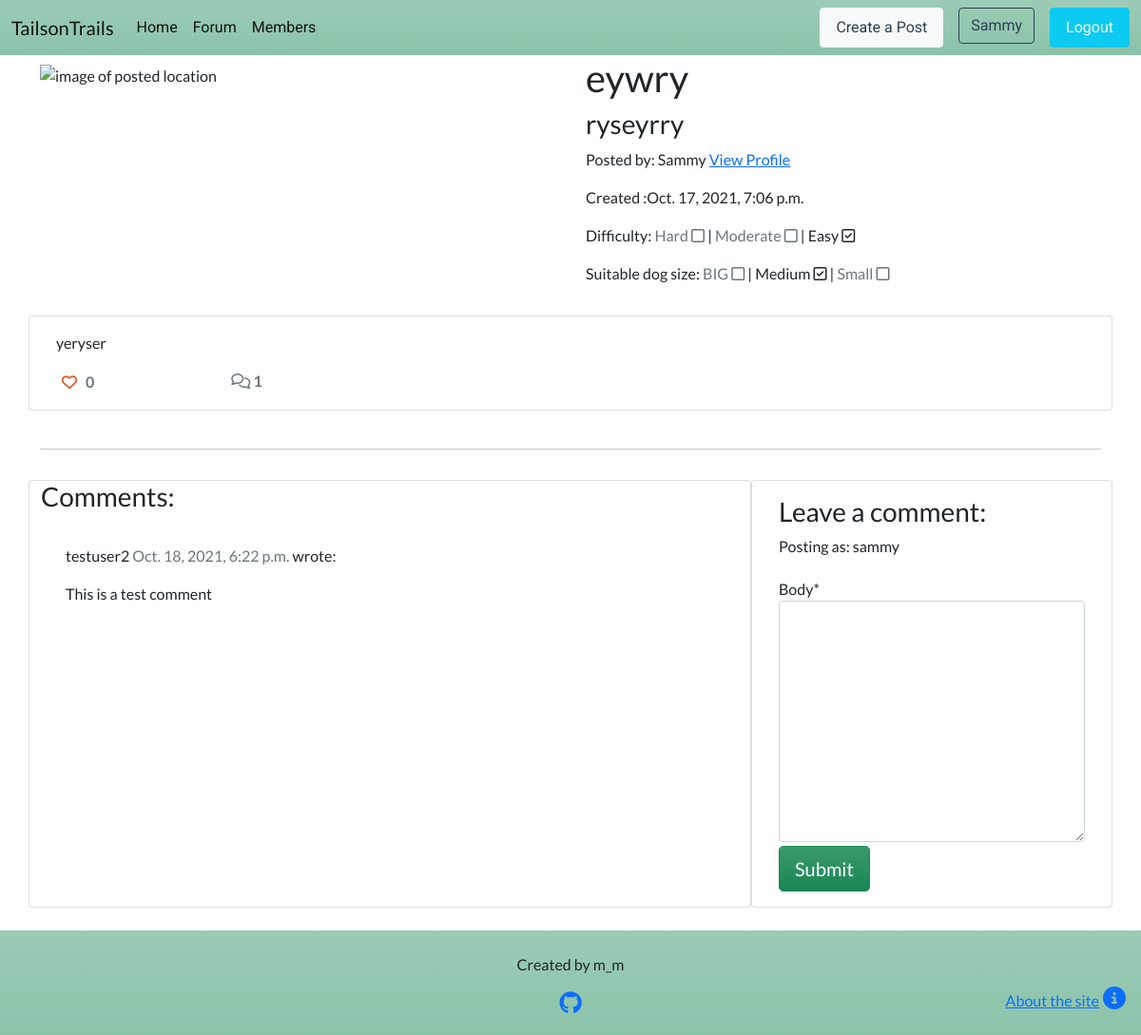
The page /eywry/ (signed in) on the database its author committed.
### forum/models.py (models this page shows, shortened)
class Post(models.Model):
    title = models.CharField(max_length=200, unique=True)
    location = models.CharField(max_length=50)
    slug = models.SlugField(max_length=200, unique=True)
    author = models.ForeignKey(
        User, on_delete=models.CASCADE, related_name="forum_posts"
    )
    featured_image = CloudinaryField('image', default='placeholder')
    excerpt = models.TextField(blank=True)
    updated_on = models.DateTimeField(auto_now=True)
    content = models.TextField()
    difficulty_hard = models.BooleanField(default=False)
    difficulty_moderate = models.BooleanField(default=False)
    difficulty_easy = models.BooleanField(default=False)
    breed_big = models.BooleanField(default=False)
    breed_mid = models.BooleanField(default=False)
    breed_sml = models.BooleanField(default=False)
    created_on = models.DateTimeField(auto_now_add=True)
    status = models.IntegerField(choices=STATUS, default=0)
    likes = models.ManyToManyField(
        User, related_name='blogpost_like', blank=True)
    class Meta:
        ordering = ["-created_on"]
    def number_of_likes(self):
        return self.likes.count()

class Comment(models.Model):
    post = models.ForeignKey(Post, on_delete=models.CASCADE,
                             related_name="comments")
    name = models.CharField(max_length=80)
    email = models.EmailField()
    body = models.TextField()
    created_on = models.DateTimeField(auto_now_add=True)
    approved = models.BooleanField(default=False)
    class Meta:
        ordering = ["created_on"]

### forum/views.py (the view, shortened to what this page needs)
# urls.py: path('<slug:slug>/', views.PostDetail.as_view(), name='post_detail'),
class PostDetail(View):
    @method_decorator(login_required, name='home')
    def get(self, request, slug, *args, **kwargs):
        queryset = Post.objects.filter(status=1)
        post = get_object_or_404(queryset, slug=slug)
        comments = post.comments.filter(approved=True).order_by("-created_on")
        liked = False
        if post.likes.filter(id=self.request.user.id).exists():
            liked = True
        return render(
            request,
            "post_detail.html",
            {
                "post": post,
                "comments": comments,
                "commented": False,
                "liked": liked,
                "comment_form": CommentForm()
            },
        )

### forum/forms.py
class CommentForm(forms.ModelForm):
    class Meta:
        model = Comment
        fields = ('body',)

### templates/post_detail.html (shortened to what this page needs)
{% extends 'base.html' %}
{% load static %}
{% block content %}
{% load crispy_forms_filters %}
<div class="masthead">
    <div class="container">
        <div class="row g-0">
            <div class="col-12 col-md-6 mt-2">
                {% if "placeholder" in post.featured_image.url %}
                <img src="{% static 'images/default_image.png' %}" alt="default image" width="100%">
                {% else %}
                <img src=" {{ post.featured_image.url }}" alt="image of posted location" width="100%">
                {% endif %}
            </div>
            <div class="col-md-6 ps-3">
                <h1 class="post-title">{{ post.title }}</h1>
                <h3 class="post-title">{{ post.location }}</h1>
                <p class="post-subtitle">Posted by: {{ post.author | title }}
                    <a href="{% url 'profile_detail' post.author.username %}">View Profile</a>
                </p>
                     <p>Created :{{ post.created_on }}</p>
                <p>Difficulty:
                    {% if  post.difficulty_hard %}
                    <span>
                        Hard
                        <i class="far fa-check-square"></i>
                    </span>
                    {% else %}
                    <span class="text-muted">
                        Hard
                        <i class="far fa-square"></i>
                    </span>
                    {% endif %}
                     |
                    {% if  post.difficulty_moderate %}
                    <span>
                        Moderate
                        <i class="far fa-check-square"></i>
                    </span>
                    {% else %}
                    <span class="text-muted">
                        Moderate
                        <i class="far fa-square"></i>
                    </span>
                    {% endif %}
                     |
                    {% if  post.difficulty_easy %}
                    <span>
                        Easy
                        <i class="far fa-check-square"></i>
                    </span>
                    {% else %}
                    <span class="text-muted">
                        Easy
                        <i class="far fa-square"></i>
                    </span>
                    {% endif %}
                </p>
                <p>Suitable dog size:
                    {% if  post.breed_big %}
                    <span>
                        BIG
                        <i class="far fa-check-square"></i>
                    </span>
                    {% else %}
                    <span class="text-muted">
                        BIG
                        <i class="far fa-square"></i>
                    </span>
                    {% endif %}
                     |
                    {% if  post.breed_mid %}
                    <span>
                        Medium
                        <i class="far fa-check-square"></i>
                    </span>
                    {% else %}
                    <span class="text-muted">
                        Medium
                        <i class="far fa-square"></i>
                    </span>
                    {% endif %}
                     |
                    {% if  post.breed_sml %}
                    <span>
                        Small
                        <i class="far fa-check-square"></i>
                    </span>
                    {% else %}
                    <span class="text-muted">
                        Small
                        <i class="far fa-square"></i>
                    </span>
                    {% endif %}
                </p>
            </div>
        </div>
    </div>
</div>
<div class="container">
    <div class="row">
        <div class="col card mb-4  mt-3 left  top">
            <div class="card-body">
                <p class="card-text ">
                    {{ post.content | safe }}
                </p>
                <div class="row text-nowrap">
                    <div class="col-2">
                        <strong>
                            <form class="d-inline" action="{% url 'post_like' post.slug %}" method="POST" >
                                {% if liked %}
                                <button type="submit" name="forumpost_id" value="{{post.slug}}" class="btn-like">
                                    <i class="fas fa-heart"></i>
                                </button>
                                {% else %}
                                <button type="submit" name="forumpost_id" value="{{post.slug}}" class="btn-like">
                                    <i class="far fa-heart"></i>
                                </button>
                                {% endif %}
                            </form>
                            <span class="text-secondary">{{ post.number_of_likes }} </span>
                        </strong>
                    </div>
                    <div class="col-1">
                        {% with comments.count as total_comments %}
                        <strong class="text-secondary"><i class="far fa-comments"></i>
                            {{ total_comments }}</strong>
                        {% endwith %}
                    </div>
                </div>
            </div>
        </div>
    </div>
    <div class="row">
        <div class="col">
            <hr>
        </div>
    </div>
    <div class="row">
        <div class="col-md-8 card mb-4  mt-3 ">
            <h3>Comments:</h3>
            <div class="card-body">
                {% for comment in comments %}
                <div class="comments" style="padding: 10px;">
                    <p class="font-weight-bold">
                        {{ comment.name }}
                        <span class=" text-muted font-weight-normal">
                            {{ comment.created_on }}
                        </span> wrote:
                    </p>
                    {{ comment.body | linebreaks }}
                </div>
                {% endfor %}
            </div>
        </div>
        <div class="col-md-4 card mb-4  mt-3">
            <div class="card-body">
                {% if commented %}
                <div class="alert alert-success" role="alert">
                    Your comment is awaiting approval
                </div>
                {% else %}
                <h3>Leave a comment:</h3>
                <p>Posting as: {{ user.username }}</p>
                <form method="post" style="margin-top: 1.3em;">
                    {{ comment_form | crispy }}
                    <button type="submit" class="btn btn-success btn-lg bg-gradient mt-1">Submit</button>
                </form>
                {% endif %}
            </div>
        </div>
    </div>
</div>
{% endblock content %}

### templates/base.html (shortened to what this page needs)
{% load static %}
<!DOCTYPE html>
<html lang="en">
<head>
    <link href="https://cdn.jsdelivr.net/npm/bootstrap@5.1.1/dist/css/bootstrap.min.css" rel="stylesheet"
>
    <link rel="stylesheet" href="{% static 'css/style.css' %}">
</head>
<body>
    <header>
        <nav class="navbar navbar-expand-lg navbar-light bg-success bg-gradient bg-opacity-50">
            <div class="container-fluid">
                <a class="navbar-brand" href="{% url 'home' %}"><span class="brand">T<span>ails</span>on<span
                            class="brand">T</span>rails</span></span></a>
                <div class="collapse navbar-collapse" id="navbarText">
                    <ul class="navbar-nav me-auto mb-2 mb-lg-0">
                        <li class="nav-item">
                            <a class="nav-link active" aria-current="page" href="{% url 'home' %}">Home</a>
                        </li>
                        <li class="nav-item">
                            <a class="nav-link active" aria-current="page" href="{% url 'posts' %}">Forum</a>
                        </li>
                        {% if user.is_authenticated %}
                        <li class="nav-item">
                            <a class="nav-link active" aria-current="page" href="{% url 'profile' %}">Members</a>
                        </li>
                        {% endif %}
                    </ul>
                    <ul class="nav">
                        {% if user.is_authenticated %}
                        <li class="nav-item">
                            <a class="nav-link btn btn-light me-3" href="{% url 'create_post' %}">Create a Post</a>
                        </li>
                        <li class="nav-item">
                            <a class="btn btn-outline-primary me-3"
                                href="{% url 'profile_edit' %}">{{user.username|title}}</a>
                        </li>
                        <li class="nav-item">
                            <a class="nav-link btn btn-info btn-text-white" href="{% url 'account_logout' %}">Logout</a>
                        </li>
                        {% endif %}
                    </ul>
                </div>
            </div>
        </nav>
    </header>
    <main>
        {% block content %}
        {% endblock %}
    </main>
    <footer class="bg-success bg-gradient bg-opacity-50">
            <div class="text-center mt-4">
                <p class="d-block"> Created by m_m</p>
                <p><a href="https://github.com/" target="_blank" rel="noopener"
                        aria-label="Open our Github page in a new tab"><i class="fab fa-github fs-4"></i></a></p>
            </div>
            <div class="about d-flex justify-content-end mb-4 me-3">
                <a href="{% url 'about' %}"><span class="d-none d-md-inline me-1">About the site</span><i class="fas fa-info-circle fs-4"></i></a>
            </div>
    </footer>
</body>
</html>

### static/css/style.css (style rules this page uses)
:root { --title-font: 'Roboto', sans-serif; --text-font-family: 'Lato', sans-serif; --main-color: #bdd9bf; --font-white: #f0f8ff; --pule-color: #8d86c9; --gray-color: #2e4052; --blue-color:#a997df; --red-color:#e5323b; }
body { display: flex; flex-flow: column; min-height: 100vh; overflow-x: hidden; font-family: var(--text-font-family); }
main { flex: 1; }
.nav-item { font-family: var(--title-font); }
.navbar-light { background-color: var(--main-color); }
.btn-text-white { color: var(--font-white); }
.btn-outline-primary { color: var(--gray-color); border-color: var(--gray-color); }
.btn-light { color: var(--gray-color); }
footer { background-color: var(--main-color); }
.btn-like { color: #E84610; border: none; background: transparent; }
.about { margin-top: -3rem; flex-wrap: nowrap; }

### rows shown on the page
Post: title "eywry", location "ryseyrry", author "Sammy", created_on "Oct. 17, 2021, 7:06 p.m.", content "yeryser", number_of_likes "0"
Comment: name "testuser2", created_on "Oct. 18, 2021, 6:22 p.m.", body "This is a test comment"

### other values the page prints
{{ user.username|title }} "Sammy"
{{ total_comments }} "1"
{{ user.username }} "sammy"
